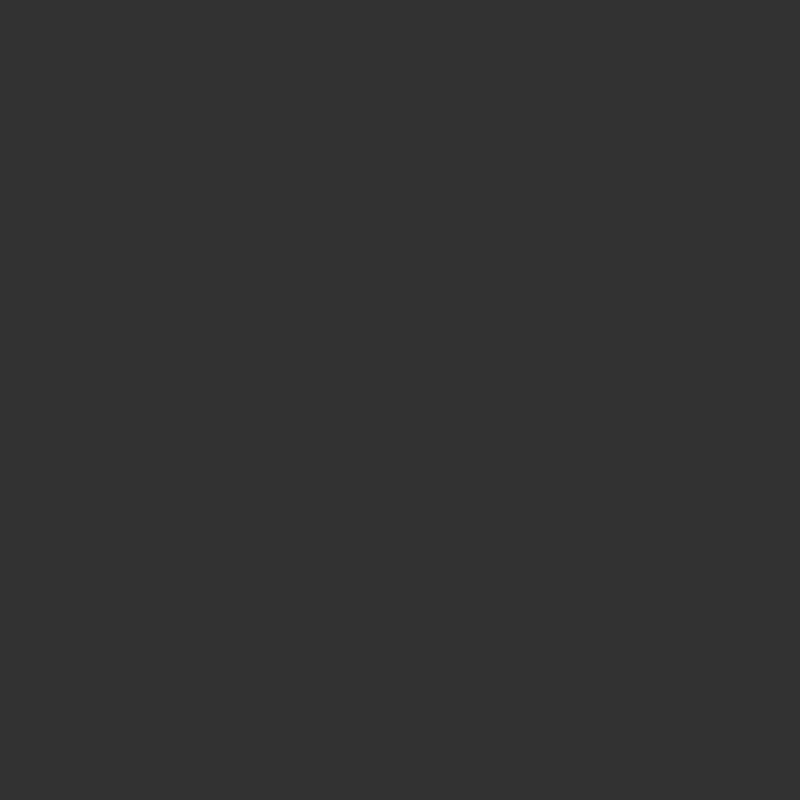
Frame 1 (no input)
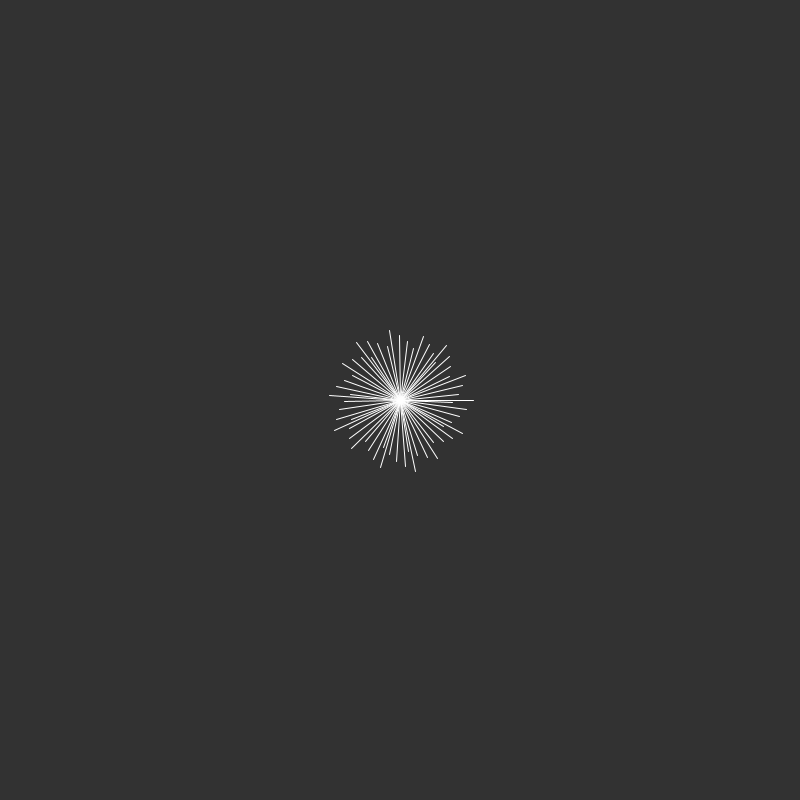
Frame 60 (the mouse pressed at the canvas centre just before this capture)
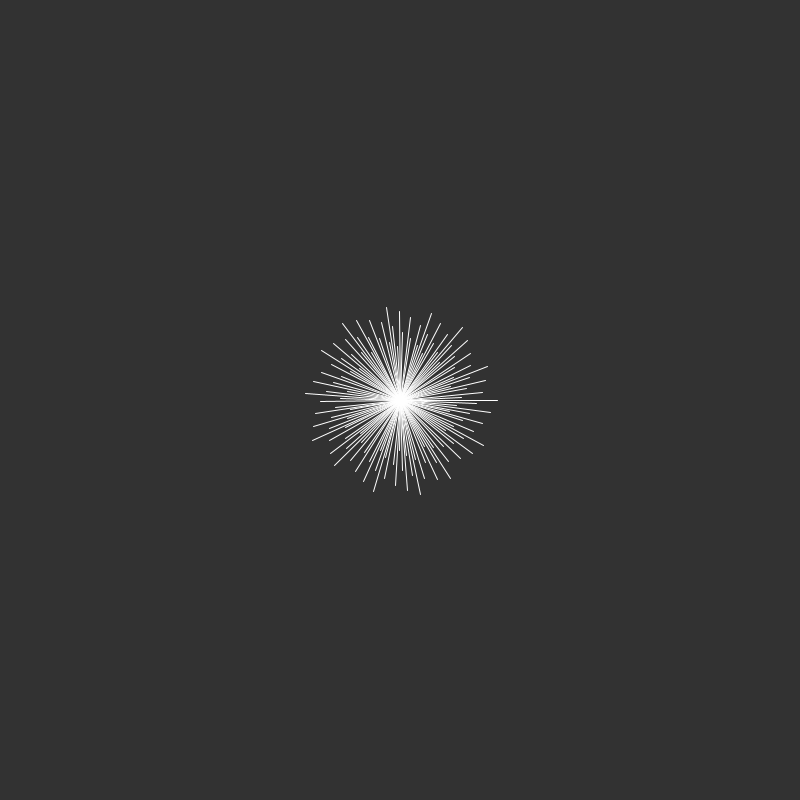
Frame 120 (the mouse held since frame 60 and released just before this capture)

The Processing sketch that drew these frames (run headless with seeded random() and noise(); from frame 60 on, the mouse is pressed at the canvas centre):

// Processing sketch: draw3_D
// ── draw3_D.pde
int count = 0;
int ballnum = 1000;
PVector cen;
float size;

float dist[];
float ang[];
float sizeArr[];

void setup() 
{
  size(800, 800);
  cen = new PVector();
  cen.x = width/2;
  cen.y = height/2;
  size = 4;

  dist = new float[ballnum];
  ang = new float[ballnum];  
  sizeArr = new float[ballnum];
}

void draw() {
  background(50);

  float angle = 10;

  dist[count]=50;
  ang[count]=angle*count;
  sizeArr[count] = size;

  float theta = 137.5077641;


  for (int i=0; i < count; i++)
  {
    float x = dist[i] * cos(theta/180*ang[i]);
    float y = dist[i] * sin(theta/180*ang[i]);
    
    stroke(255);
    line(400,  400,x+cen.x, y+cen.y);
    dist[i] += 0.4f;
    sizeArr[i] += 0.015f;
  }

  count++;

  if (count>=ballnum)count=0;
}
